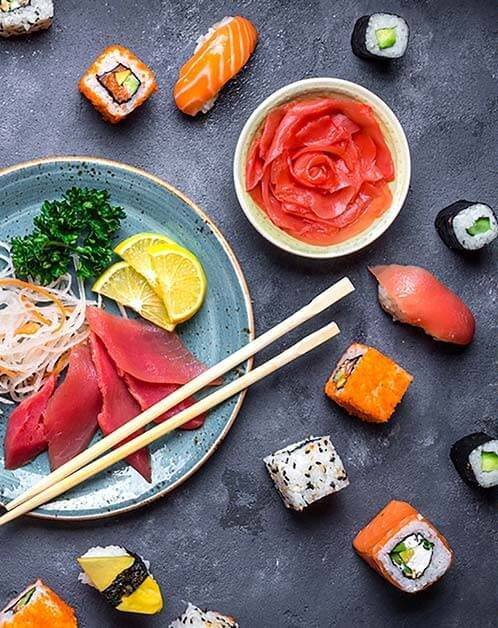
#> input picture Q3/1 img.jpg, 498 x 628 px, given in place of img1.jpg, which was not available; the run also reads 1 picture not shown here
$ jupyter execute --allow-errors 'Question 2.ipynb'   (text cells are left out)
#> lines starting #> are read from the running program, lines starting #| are printed output that depends on the picture; after the words box and inside, x2 and y2 are one past the last pixel; in counts of white or black regions, pixels touching at a corner belong together; pictures that were not available may be replaced by others from this repository, and a replacement may not be noted
[cell 1]
import cv2 as cv
import numpy as np
from matplotlib import pyplot as plt

[cell 2]
path ='./dataset/'

[cell 3]
img1 = cv.imread(path+'img1.jpg')#imread is used to load an image file from a location
#> img1 is the input picture: shape (628, 498, 3); mean B, G, R 106.9, 108.2, 127.7
img2 = cv.imread(path+'img2.jpg')
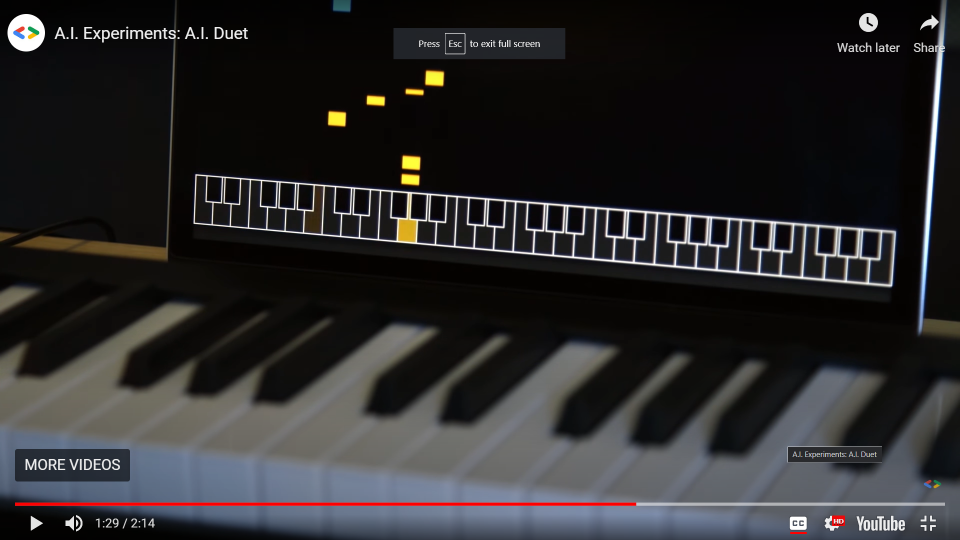
#> input picture Q3/image.png, 1920 x 1080 px, given in place of img2.jpg, which was not available (shown at 1/2 size)
#> img2 is the input picture: shape (1080, 1920, 3); mean B, G, R 42.5, 41.5, 42.3
img3 = cv.imread(path+'img3.jpg')
img4 = cv.imread(path+'img4.jpg')

[cell 4]
# a function display images in a single figure
def display_images(figure_size,rows, cols, images_raw, titles, greyscale=True):
#> called with figure_size = (6, 4), rows = 2, cols = 2, greyscale = False
    images=[]
    if greyscale:
        images= images_raw
    else:
        for image in images_raw:
            images.append(cv.cvtColor(image, cv.COLOR_BGR2RGB))
#> this loop made 4 passes
#> image on pass 4: None
#> after the loop, images = 3 items

    fig = plt.figure(figsize=figure_size) #creating a figure

    # add subplots inside the figure so that we can see preview all the images at once
    for i in range(0, len(images)):
        fig.add_subplot(rows, cols, i+1)
        plt.imshow(images[i], cmap='gray')# Shows an image
        plt.title(titles[i])
        plt.axis('off')

[cell 5]
images = [img1, img2, img3, img4]
titles = ['First Image','Second Image', 'Third Image', 'Fourth Image']

#> (a cell that did not finish here is left out)

[cell 7]
def edge_detection(inp_img):
    # we have to convert the image we received to greyscale
    """
    Parameters ->
    Src -> The Source image in which the color space is to be changed
    code -> Color Space conversion code , In our case we are converting the image from BGR to greyscale,
    hence, COLOR_BGR2GRAY
    """
    grey_img = cv.cvtColor(inp_img, cv.COLOR_BGR2GRAY)
    #Applying gaussian blur to the image to get rid of noise from the image and get better edge detection
    """
    src -> To specify the input image to which gaussian blur is to be applied
    ksize-> The kernel size for the operation, here we are using a 3*3 kernel
    """
    img_blur = cv.GaussianBlur(grey_img, (3,3), 0)
    #we are applying sobel edge detector
    """
    src -> Matrix of the input image
    ddepth-> representing the depth of the image
    dx -> x-derivative
    dy -> y_derivative
    ksize-> The kernel size for the operation, here we are using a 3*3 kernel
    """
    sobel_x =cv.Sobel(src=img_blur, ddepth=cv.CV_64F,dx=1, dy=0, ksize=3)
    sobel_y =cv.Sobel(src=img_blur, ddepth=cv.CV_64F,dx=0, dy=1, ksize=3)
    gx = cv.convertScaleAbs(sobel_x)#computes absolute value
    gy = cv.convertScaleAbs(sobel_y)
    sobel_xy = cv.addWeighted(gx, 0.5, gy, 0.5, 0)
    #We can also use the canny edge detector
    """
    src -> Input image
    threshold_lower -> Lower threshold
    threshold_upper -> Upper threshold
    """
    canny_image = cv.Canny(img_blur, 100, 200)
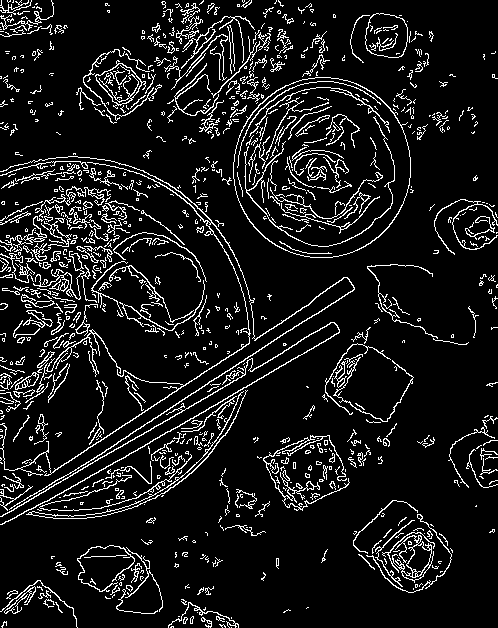
#> canny_image: shape (628, 498); 9.8% white in thin lines or dots
    images = [img_blur, sobel_xy, canny_image]
    titles = ['Image', 'Sobel XY', 'Canny Edge' ]

    display_images((10,7), 1,3 ,images,titles)#Calling the function we defined earlier
#> the loop in display_images (call 2), `for i in range(0, len(images)):` made 3 passes

[cell 8]
edge_detection(img1)

[cell 9]
edge_detection(img2)
#> in edge_detection (call 2), `canny_image = cv.Canny(img_blur, 100, 200)`: canny_image: shape (1080, 1920); 1.6% white in thin lines or dots

[cell 10]
edge_detection(img3)

#> (a cell that did not finish here is left out)

[cell 12]
def cornerdetection(inp_img):
    corner_image = inp_img.copy()
    grey_img = cv.cvtColor(corner_image, cv.COLOR_BGR2GRAY)
    original_img = grey_img
    grey_img = np.float32(grey_img)
#> grey_img: shape (628, 498) float32
    #harris corner detection technique is used here
    """
    img -> Input Image
    blockSize -> Size of neighboorhood considered for corner detection
    ksize -> Aperture parameter of sober derivative used.
    k- Harris detector free parameter in the equation
    """
    harris_corner_img = cv.cornerHarris(grey_img, 2,3,0.04)

    """
    img -> Input Image
    kernel -> The matrix with which the image is convolved
    """
    harris_corner_img = cv.dilate(harris_corner_img, None)

    corner_image[harris_corner_img>0.01*harris_corner_img.max()]=[0,0,255]
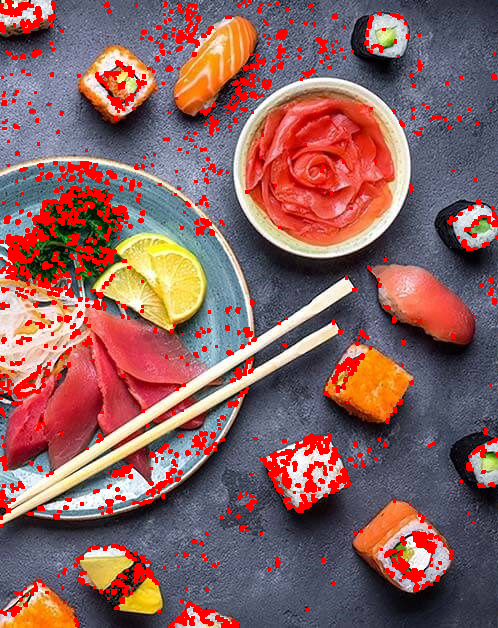
#> corner_image: shape (628, 498, 3); 8.56% of pixels changed, all inside (x1, y1, x2, y2) = (0, 0, 498, 628)
    display_images((6,4), 1,2 ,[original_img, corner_image],['Original', 'Harris Corner'],False)

[cell 13]
cornerdetection(img1)

[cell 14]
cornerdetection(img2)
#> in cornerdetection (call 2), `corner_image[harris_corner_img>0.01*harris_corner_img.max()]=[0,0,255]`: corner_image: shape (1080, 1920, 3); 0.76% of pixels changed, all inside (x1, y1, x2, y2) = (39, 28, 1892, 1065)

[cell 15]
cornerdetection(img3)

#> (a cell that did not finish here is left out)

[cell 17]
def line_detection(im):
    image = im.copy()
    #convering the image to greyscale image
    """
    src -> To specify the input image to which gaussian blur is to be applied
    ksize-> The kernel size for the operation, here we are using a 3*3 kernel
    """
    grey_img = cv.cvtColor(image, cv.COLOR_BGR2GRAY)
    #using canny edge detection method to detect the edges in the image
    #We can also use the canny edge detector
    """
    src -> Input image
    threshold_lower -> Lower threshold
    threshold_upper -> Upper threshold
    """
    canny_edge = cv.Canny(grey_img, 150,250,apertureSize=3)
#> canny_edge: shape (628, 498); 14.5% white in thin lines or dots
    #using hough line detection method to detect lines.
    """
    img ->  Input image
    r -> r accuracy
    t -> Thera accuracy
    threshold -> Minimum no. of votes to be considered as line
    """
    hough_lines = cv.HoughLines(canny_edge, 1, np.pi/180, 200)
#> hough_lines = [[435, 0.995], [457, 1.05], [423, 0.995], [447, 1.05]]

    #iterate over the array of r and theta values
    for params in hough_lines:
        arr = np.array(params[0], dtype=np.float64)
        r,t = arr #for seperating r and theta values

        #calculate sin and cos values

        sin_value = np.sin(t)
        cos_value = np.cos(t)

        #calculate rcostheta
        x0 = r*cos_value
        y0 = r*sin_value

        #calculate rounded value of rcostheta-1000sintheta, rsintheta+1000costheta, rcostheta+1000sintheta,
        # and rsintheta-1000costheta
        x1= int(x0+1000*(-sin_value))
        y1 = int(y0+1000*(cos_value))
        x2 = int(x0 - 1000*(-sin_value))
        y2 = int(y0 - 1000*(cos_value))

        # draw line between the points
        cv.line(image, (x1,y1), (x2,y2), (0,255,0), 2)
#> this loop made 4 passes
#> (r, t, sin_value, cos_value, x0, y0, x1, y1) on passes 1 to 4: (435, 0.995, 0.839, 0.545, 236.9, 364.8, -601, 909), (457, 1.05, 0.866, 0.5, 228.5, 395.8, -637, 895), (423, 0.995, 0.839, 0.545, 230.4, 354.8, -608, 899), (447, 1.05, 0.866, 0.5, 223.5, 387.1, -642, 887)
#> image: shape (628, 498, 3); 2.08% of pixels changed, all inside (x1, y1, x2, y2) = (0, 180, 498, 530)

    #display the images
    display_images((6,4),2, 2, [image, image], ['Original', 'Hough Transform'], False)

[cell 18]
line_detection(img1)

[cell 19]
line_detection(img2)
#> in line_detection (call 2), `canny_edge = cv.Canny(grey_img, 150,250,apertureSize=3)`:
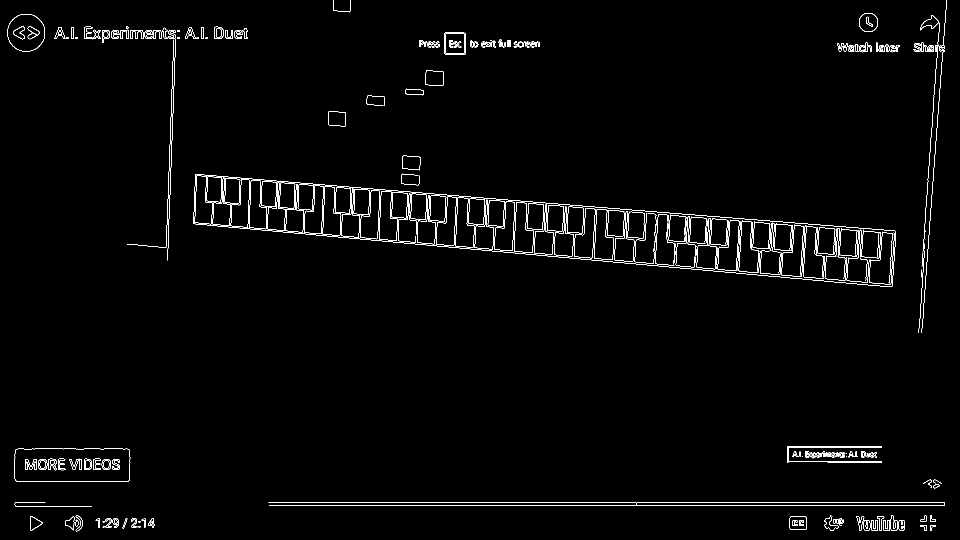
#> canny_edge: shape (1080, 1920) (shown at 1/2 size); 1.6% white in thin lines or dots
#> in line_detection (call 2), `hough_lines = cv.HoughLines(canny_edge, 1, np.pi/180, 200)`: hough_lines = 20 rows, first 8: [1005, 1.57], [1011, 1.57], [411, 1.66], [366, 1.66], [312, 1.66], [363, 1.66], [353, 0.0349], [415, 1.66]
#> the loop in line_detection (call 2), `for params in hough_lines:` made 20 passes
#> (r, t, sin_value, cos_value, x0, y0, x1, y1) on passes 1 to 12: (1005, 1.57, 1, -4.37e-08, -4.39e-05, 1005, -1000, 1004), (1011, 1.57, 1, -4.37e-08, -4.42e-05, 1011, -1000, 1010), (411, 1.66, 0.996, -0.0872, -35.82, 409.4, -1032, 322), (366, 1.66, 0.996, -0.0872, -31.9, 364.6, -1028, 277), (312, 1.66, 0.996, -0.0872, -27.19, 310.8, -1023, 223), (363, 1.66, 0.996, -0.0872, -31.64, 361.6, -1027, 274), (353, 0.0349, 0.0349, 0.999, 352.8, 12.32, 317, 1011), (415, 1.66, 0.996, -0.0872, -36.17, 413.4, -1032, 326), (314, 1.66, 0.996, -0.0872, -27.37, 312.8, -1023, 225), (1876, 0.0698, 0.0698, 0.998, 1871.4, 130.9, 1801, 1128), (349, 0.0349, 0.0349, 0.999, 348.8, 12.18, 313, 1011), (69, 1.59, 1, -0.0175, -1.2, 68.99, -1001, 51)
#> after the loop in line_detection (call 2), `for params in hough_lines:`:
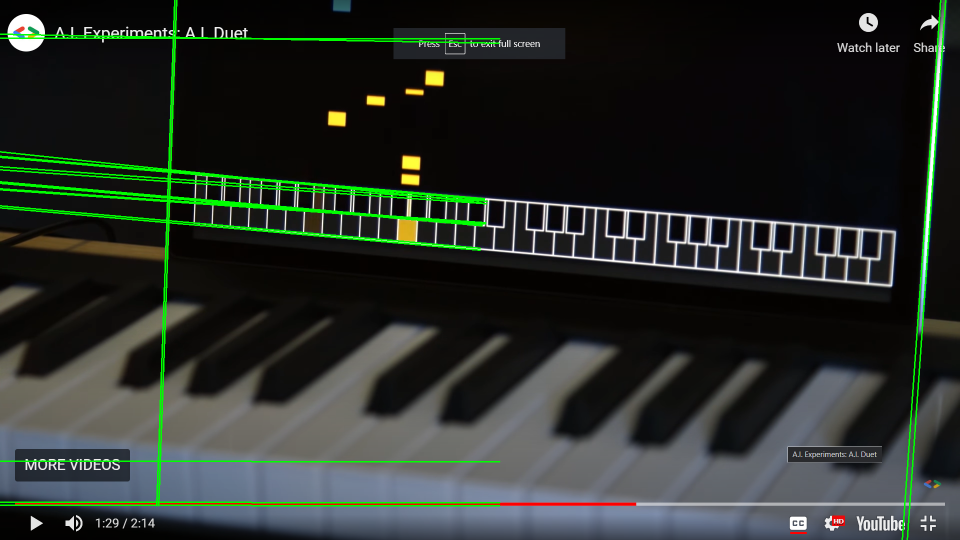
#> image: shape (1080, 1920, 3) (shown at 1/2 size); 2.61% of pixels changed, all inside (x1, y1, x2, y2) = (0, 0, 1893, 1080)
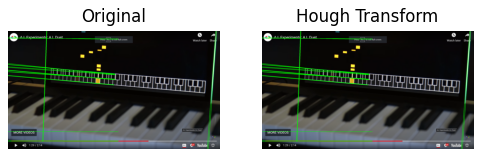
#> figure drawn by matplotlib, 2 panels

[cell 20]
line_detection(img3)

#> (a cell that did not finish here is left out)

[cell 22]
def gabor_filter(image, t, lamda):
    k_size = 20
    sigma = 5
    gamma=0.5
    phi=1
    kernel = cv.getGaborKernel((k_size, k_size), sigma, t, lamda, gamma, phi, ktype=cv.CV_32F)
    """
    Parameters
    ksize - Kernel size of the filter
    sigma - Standard deviation of the gaussian envelope
    theta - Orientation oof the normal to the parallel stripes
    lambd- Wavelength of sinusoidal factor
    gamma - aspect ratio
    phi- offset of the phase
    ktype - type of filter used
    """
    kernel_preview = kernel

    grey_img = cv.cvtColor(image, cv.COLOR_BGR2GRAY)
    """
    convert the image to grey scale
    #parameter 1 - Source of the image
    #parameter 2- Conversion code - Here we have to convert from BLUE GREEN RED format to Greyscale

    """
    #apply the filter to an image
    filtered_img = cv.filter2D(grey_img, cv.CV_8UC3,kernel)

    return [grey_img, kernel_preview, filtered_img]

[cell 23]
def apply_gabor_filter(image):
    orientations = [0,0,90,150]
    wavelengths=[20,80,30,10]
    images=[]
    spec1 = cv.imread('./assets/0_20.png')
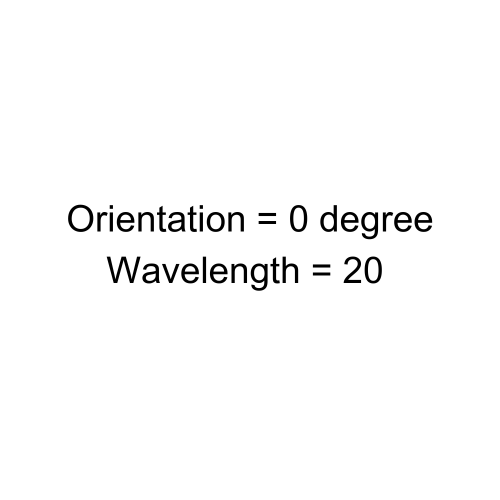
#> input picture Q2/assets/0_20.png, 1000 x 1000 px (shown at 1/2 size)
#> spec1 is the input picture: shape (1000, 1000, 3); min 0, max 255, mean 250
    spec2 = cv.imread('./assets/0_80.png')
    spec3 = cv.imread('./assets/90_30.png')
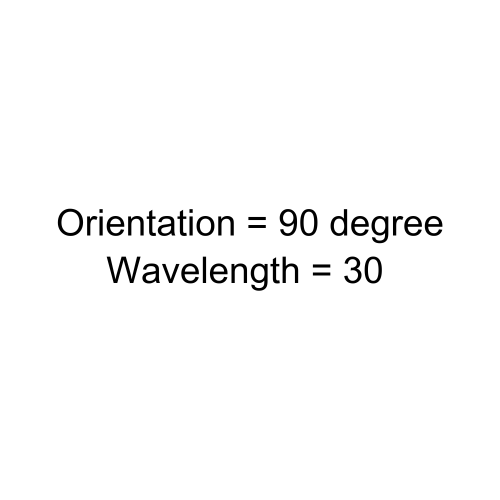
#> input picture Q2/assets/90_30.png, 1000 x 1000 px (shown at 1/2 size)
#> spec3 is the input picture: shape (1000, 1000, 3); min 0, max 255, mean 249.8
    spec4 = cv.imread('./assets/150_10.png')
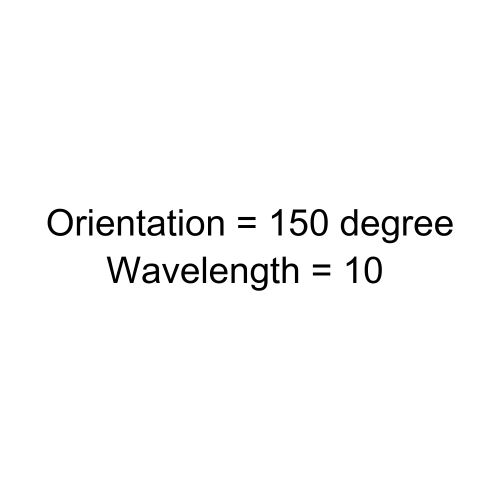
#> input picture Q2/assets/150_10.png, 1000 x 1000 px (shown at 1/2 size)
#> spec4 is the input picture: shape (1000, 1000, 3); min 0, max 255, mean 249.7
    specs = [spec1, spec2, spec3,spec4]
    titles = [['Specification','Original', 'Kernel', 'Filtered Image']*4]
    for i in range (0, len(orientations)):
        images.append(gabor_filter(image, orientations[i], wavelengths[i]))
#> after the loop, images = 4 items

    images_flattened =[]

    for i in range(0, len(images)):
        images_flattened.append(specs[i])
        for image in images[i]:
            images_flattened.append(image)
#> this loop made 4 passes
#> after the loop, images_flattened = 16 items

    titles_flattened =[]
    for title_set in titles:
        for title in  title_set:
            titles_flattened.append(title)

    display_images((12,8),4, 4, images_flattened, titles_flattened)

[cell 24]
apply_gabor_filter(img1)

[cell 25]
apply_gabor_filter(img2)
#> the loop in apply_gabor_filter (call 2), `for i in range (0, len(orientations)):` made 4 passes
#> pass 3, in gabor_filter (call 7), `kernel = cv.getGaborKernel((k_size, k_size), sigma, t, lamda, gamma, p..`:
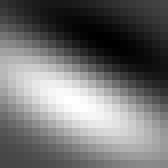
#> kernel: shape (21, 21) float32 (shown 8 times larger); min -0.307, max 0.781, mean 0.176; drawn with min black and max white
#> the loop in apply_gabor_filter (call 2), `for i in range(0, len(images)):` made 4 passes

[cell 26]
apply_gabor_filter(img3)

#> (a cell that did not finish here is left out)

[cell 28]
import pywt
def discrete_wavelete_transform(im):
    #convert from bgr image to greyscale image
    grey_img = cv.cvtColor(im, cv.COLOR_BGR2GRAY)
    #Parameters
    #data -> 2d array of input data, here the image is passed
    #wavelet-> name of the wavelet to be applied.
    dwt_coeffs = pywt.dwt2(grey_img, 'bior1.3')
    LL, (LH, HL, HH) = dwt_coeffs

    titles=['Original', 'Approximation','Horizontal Details', 'Vertical Details','Diagonal Details']
    display_images((12, 4), 1,5 ,[grey_img, LL, LH, HL, HH],titles)
